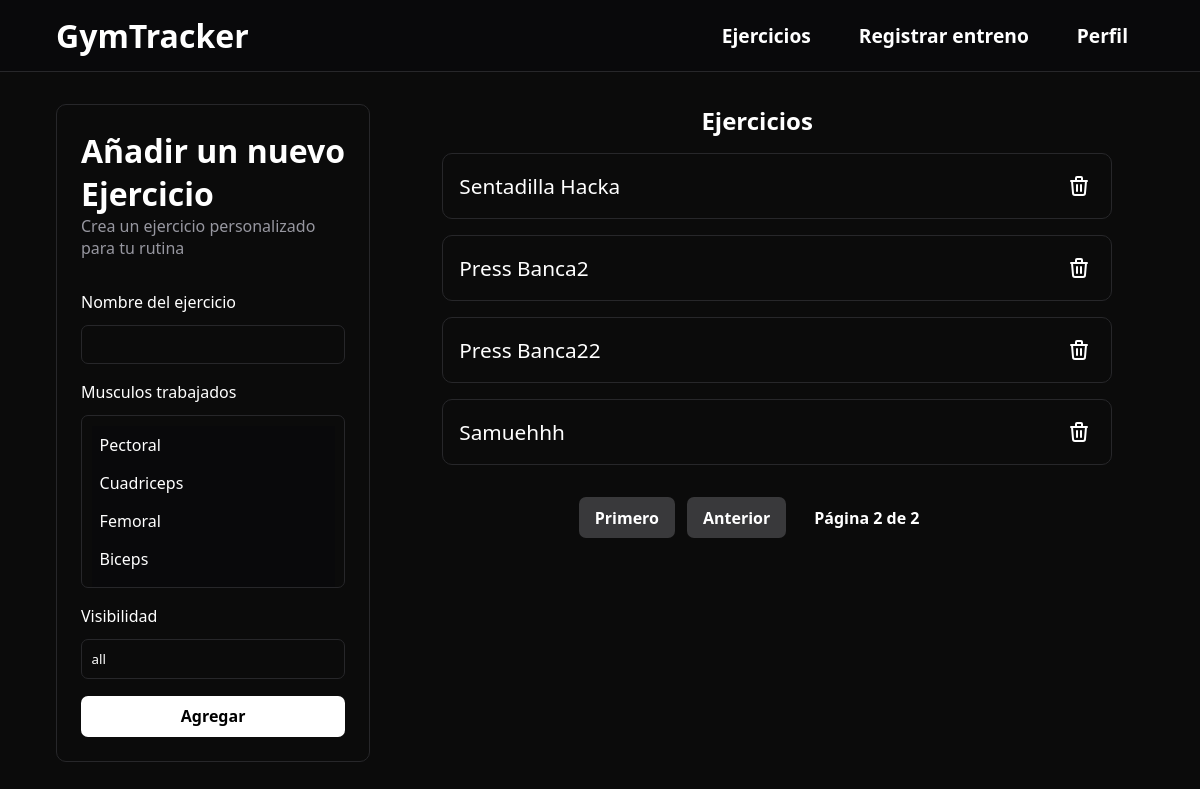
/anadirEjercicio?page=2 (signed in), run on an earlier commit of the app's database.
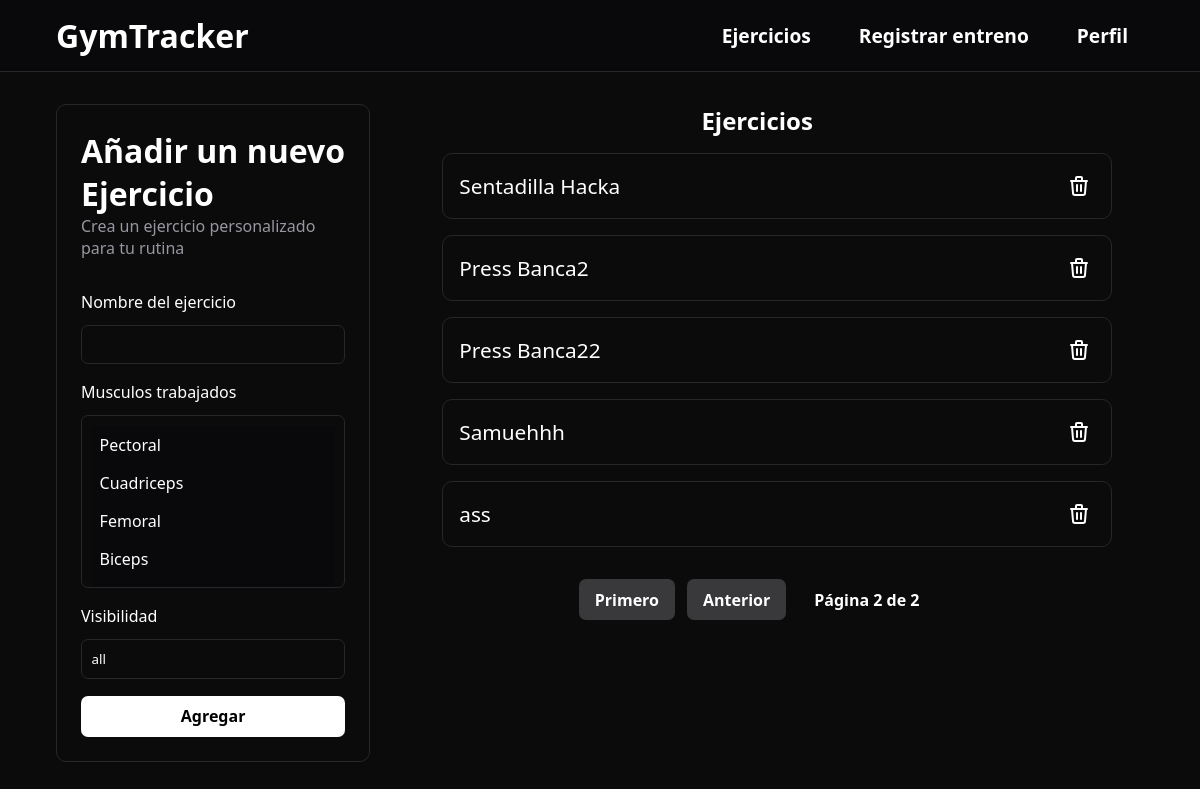
And on a later commit of the database.
### gymApp/models.py (models this page shows, shortened)
class Ejercicio(models.Model):
    nombre = models.CharField(max_length=100)
    musculos = models.ManyToManyField(Musculo)
    visibilidad = models.CharField(max_length=200, default='all')
    class Meta:
        verbose_name = 'Ejercicio'
        verbose_name_plural = 'Ejercicios'

### gymApp/views.py (the view, shortened to what this page needs)
# urls.py: path('anadirEjercicio', AnadirEjercicio.as_view(), name='anadirEjercicio'),
class AnadirEjercicio(LoginRequiredMixin, CreateView):
    template_name = 'gymApp/anadirEjercicio.html'
    form_class = AnadirEjercicioPersonalizado
    context_object_name = 'ejercicios'
    success_url = reverse_lazy('anadirEjercicio')
    def get_context_data(self, **kwargs):
        contexto = super().get_context_data(**kwargs)
        ejercicios = Ejercicio.objects.all()
        paginator = Paginator(ejercicios, 8)
        page = self.request.GET.get('page')
        ejerciciosMostar = paginator.get_page(page)
        contexto['ejerciciosMostar'] = ejerciciosMostar
        return contexto

### gymApp/forms.py
class AnadirEjercicioPersonalizado(forms.ModelForm):
    class Meta:
        model = Ejercicio
        fields = '__all__'

### gymApp/models.py (called while the page is built)
    def __str__(self):
        return f"{self.nombre}"

### gymApp/templates/gymApp/anadirEjercicio.html (shortened to what this page needs)
{% extends 'gymApp/base.html' %}
{% block header %}
    <header class="header-noprincipal">
        <a href="{% url 'principal' %}">
            <h1>GymTracker</h1>
        </a>
        <div class="lista-enlaces">
            <a href="{% url 'anadirEjercicio' %}">Ejercicios</a>
            <a href="{% url 'registrarEntreno' %}">Registrar entreno</a>
            {% if user.is_authenticated %}
                    <a class="open_submenu">Perfil</a>
            {% else %}
                    <a href="{% url 'login' %}">Iniciar sesión</a>
                    <a href="{% url 'registroUsuario' %}">Registrate</a>
            {% endif %}
        </div>
    </header>
{% endblock %}
{% block contenido %}
<main id="main-añadirEjercicio">
    <article id="article-añadirEjercicio">
        <h1>Añadir un nuevo Ejercicio</h1>
        <p>Crea un ejercicio personalizado para tu rutina</p>
        <form action="" method="post" id="form-ejercicio">
            <label for="nombre">Nombre del ejercicio</label>
            {{form.nombre}}
            <label for="musculos">Musculos trabajados</label>
            {{form.musculos}}
            <label for="visibilidad">Visibilidad</label>
            {{form.visibilidad}}
            <button type="submit" class="">Agregar</button>
        </form>
    </article>
    <section class="ejercicios">
        <div>
            <h1>Ejercicios</h1>
        </div>
        <ul>
            {% for ejercicio in ejerciciosMostar %}
                <article class="card-ejercicio">
                    <li>{{ ejercicio.nombre }}
                            <a href="{% url 'borrarEjercicio' pk=ejercicio.pk %}" id="boton-svg">
                            </a>
                    </li>
                </article>
            {% endfor %}
        </ul>
        <div class="pagination">
            {% if ejerciciosMostar.has_previous %}
                <a href="?page=1">Primero</a>
                <a href="?page={{ ejerciciosMostar.previous_page_number }}">Anterior</a>
            {% endif %}
            <span>Página {{ ejerciciosMostar.number }} de {{ ejerciciosMostar.paginator.num_pages }}</span>
        </div>
    </section>
</main>
{% endblock %}

What changed in the data, as far as the page shows it:
added Ejercicio: nombre "ass"
